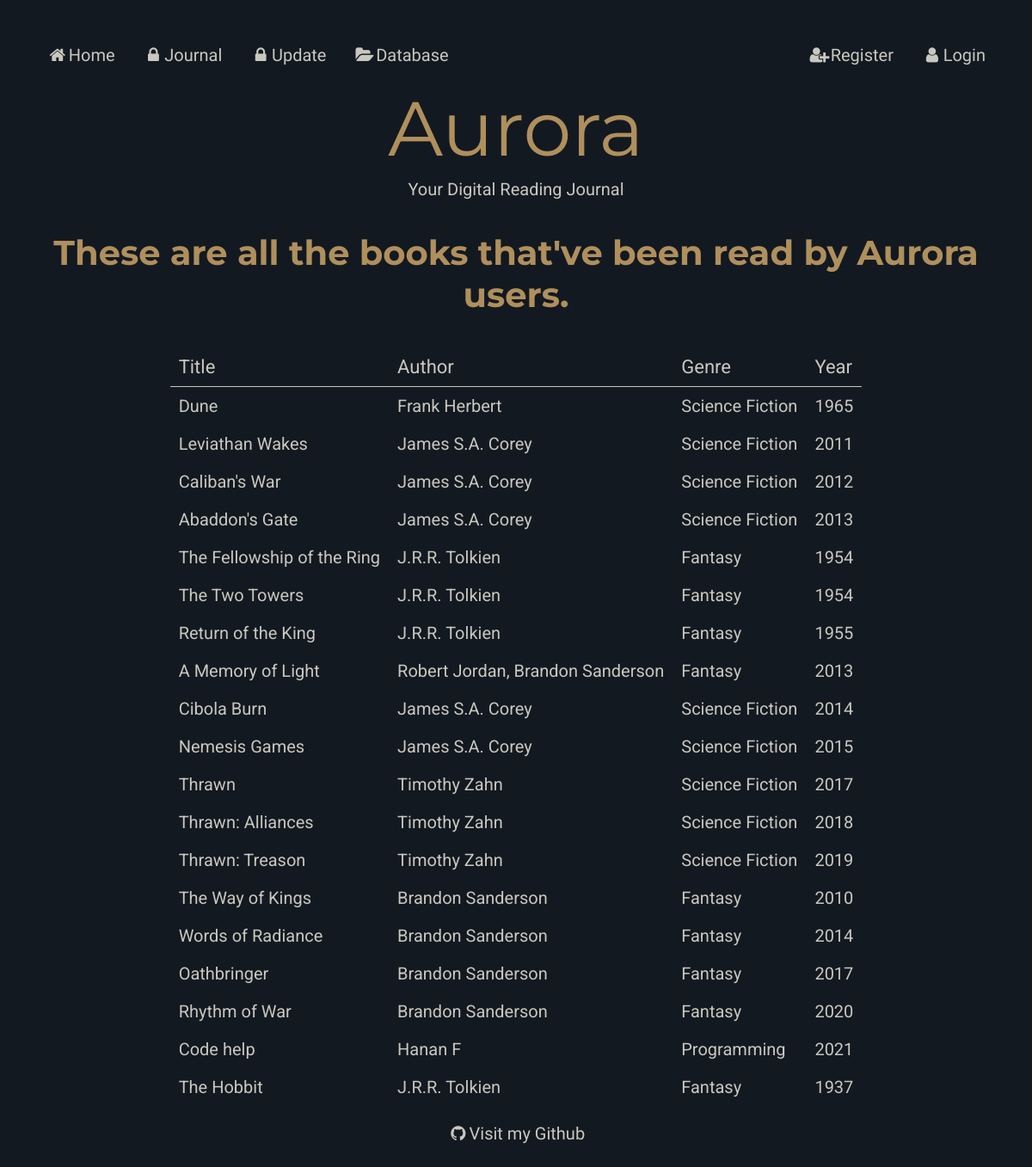
Before: /books with the older database file.
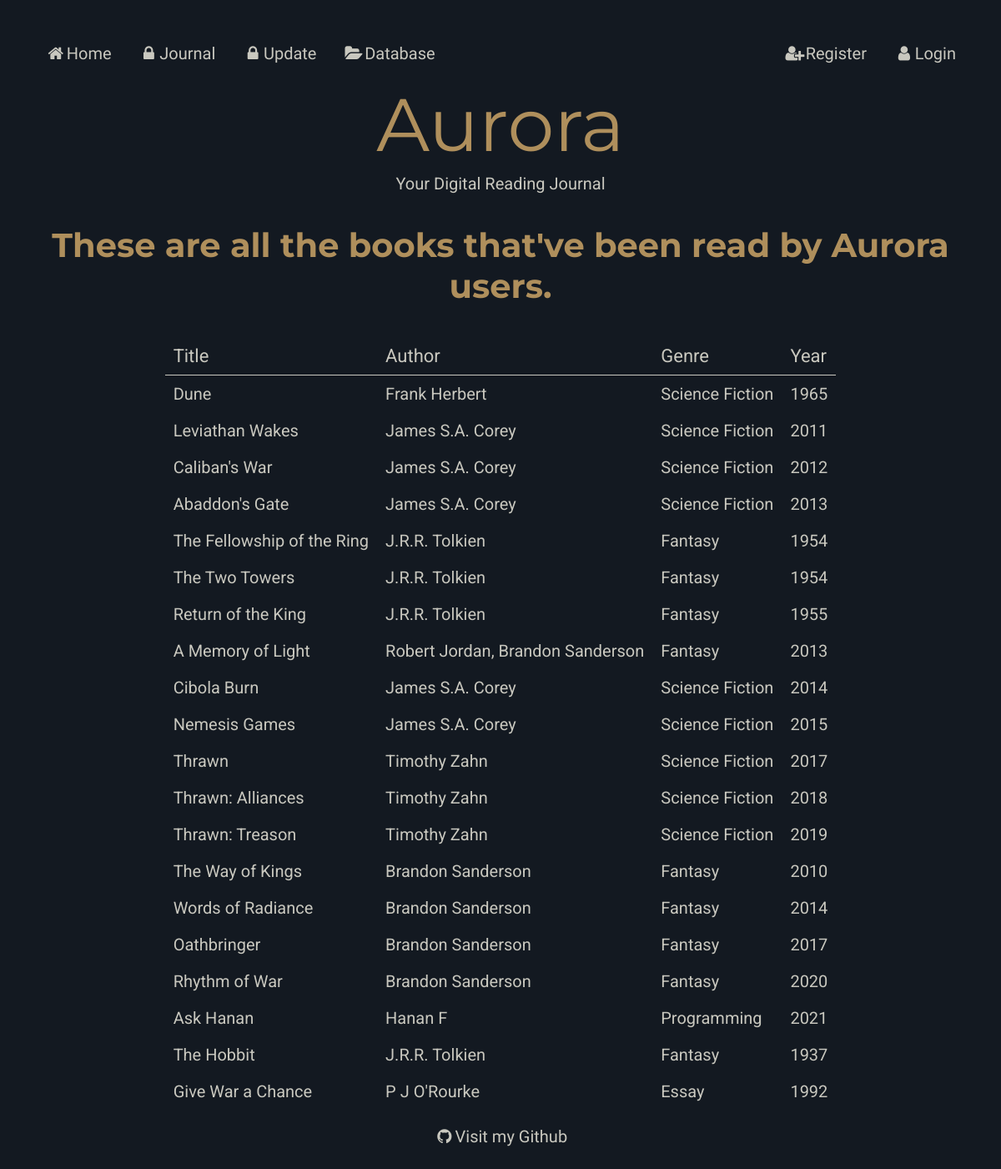
After: the same page with the newer database file.
### models.py (models this page shows)
class Books (db.Model):
    __tablename__ = "Books"
    bookid = db.Column(db.Integer, primary_key=True)
    title = db.Column(db.String(80))
    synopsis = db.Column(db.String(80))
    year = db.Column(db.String(80))
    authors = db.relationship("Authors", secondary=BooksAuthors, back_populates="books" )
    users = db.relationship("Users", secondary=BooksUsers, back_populates="books")
    genres = db.relationship("Genres", secondary=BooksGenres, back_populates="books")

### main.py (the view)
@app.route('/books')
def books():
    book = models.Books.query.all()  # All books
    return render_template("allbooks.html", book=book, page_title="Books")

### main.py (called while the page is built)
@app.context_processor
def add_current_user():
    if session.get('user'): # if a user is logged in
        return dict(current_user=models.Users.query.get(session['user'])) # current user is equal to userinfo of user session
    return dict(current_user=None) # otherwise current user is none

### templates/allbooks.html
{% extends "layout.html" %}
{% block content %}
{% if current_user %}
<h1>Hey {{current_user.username}}, these are all the books read by Aurora users.</h1>
{% else %}
<h1>These are all the books that've been read by Aurora users.</h1>
{% endif %}
<table id="books">
        <tr>
            <th colspan = 1>Title</th>
            <th colspan = 1>Author</th>
            <th colspan = 1>Genre</th>
            <th colspan = 1>Year</th>
        </tr>
    {% for book in book %}
        <tr>
            <td> <a href="/book/{{ book.title }}"> {{ book.title }} </a></td>
            <td> <a href="/author/{{ book.authors|map(attribute='name')|join(', ') }}">{{ book.authors|map(attribute="name")|join(", ") }}</a></td>
            <td> <a href="/genre/{{ book.genres|map(attribute='name')|join(', ') }}"> {{ book.genres|map(attribute="name")|join(", ") }}</a></td>
            <td>{{ book.year }}</td>
        </tr>
    {% endfor %}
</table>
{% endblock %}

### templates/layout.html (shortened to what this page needs)
<!DOCTYPE html>
<html lang='en'>
    <head>
        <link rel="stylesheet" href="/static/styles.css">
        <link rel="stylesheet" href="https://cdnjs.cloudflare.com/ajax/libs/font-awesome/4.7.0/css/font-awesome.min.css">
    </head>
    <body>
        {% include "nav.html" %}
        <header>Aurora</header>
        <subhead>Your Digital Reading Journal</subhead>
        {% block content %}{% endblock %}
        {% include "footer.html" %}
    </body>
</html>

### templates/nav.html
<nav>
    <ul>
        <li><a href="/"><i class="fa fa-fw fa-home"></i>Home</a></li>
        {% if current_user %}
        <li><a href="/journal"><i class="fa fa-fw fa-book"></i>Journal</a></li>
        <li><a href="/update"><i class="fa fa-fw fa-edit"></i>Update</a></li>
        {% else %}
        <li><a href="/"><i class="fa fa-fw fa-lock"></i>Journal</a></li>
        <li><a href="/"><i class="fa fa-fw fa-lock"></i>Update</a></li>
        {% endif %}
        <li><a href="/books"><i class="fa fa-fw fa-folder-open"></i>Database</a></li>
        {% if current_user %}
        <li><a href="/logout"><i class="fa fa-fw fa-user-o"></i>Logout</a></li>
        <li><a><i class="fa fa-fw fa-user-circle"></i>Logged in as {{current_user.username}}</a></li>
        {% else %}
        <li><a href="/login"><i class="fa fa-fw fa-user"></i>Login</a></li>
        <li><a href="/signup"><i class="fa fa-fw fa-user-plus"></i>Register</a></li>
        {% endif %}
    </ul>
</nav>

### templates/footer.html
<footer>
    <a href="https://github.com/StephenHuang17253/aurora"><i class="fa fa-fw fa-github"></i>Visit my Github</a>
</footer>

### static/styles.css (style rules this page uses)
:root { --bg-color: #131921; --main-color: #af8f5c; --sub-color: #3a506c; --text-color: #c9c8bf; --button-color-green: #2E8B57; --button-color-red: #B22222; --font-aurora: "Montserrat"; --font-header: "Montserrat"; --font-body: "Roboto"; --font-nav: "Julius Sans One"; }
html { height: 100%; }
body { font-family: var(--font-body); color: var(--text-color) ; font-size: 20px; background-color: var(--bg-color); padding: 30px; text-align: center; min-height: 100%; }
h1 { font-family: var(--font-header); color: var(--main-color) ; padding: 10px; }
header { font-family: var(--font-aurora); color: var(--main-color) ; font-size: 445%; padding: 5px; }
subhead { font-family: var(--font-body); padding: 10px; }
ul { list-style-type: none; margin: 0; padding: 0; overflow: hidden; font-family: var(--font-nav); }
li { float: left; }
li a { display: block; color: var(--text-color); text-align: center; padding: 14px 16px; text-decoration: none; }
li:nth-child(5) { float: right; }
li:last-child { float: right; }
table { border-collapse: collapse; margin: auto; text-align: left; }
th, td { text-align: left; padding: 10px; }
tr { text-align: left; }
th { font-family: var(--font-body);; font-weight: normal; font-size: 110%; color: var(--text-color); border-bottom: thin solid var(--text-color); }
a:link { color: var(--text-color); background-color: transparent; text-decoration: none; cursor: pointer; }
footer { padding-top: 20px; left: 0; bottom: 0; width: 100%; background-color: var(--bg-color); color: var(--text-color); text-align: center; font-family: var(--font-nav); }

Changed rows visible on the page:
changed Books: title "Code help" → "Ask Hanan"
added Books: title "Give War a Chance", authors|map "P J O'Rourke", genres|map "Essay", year "1992"
